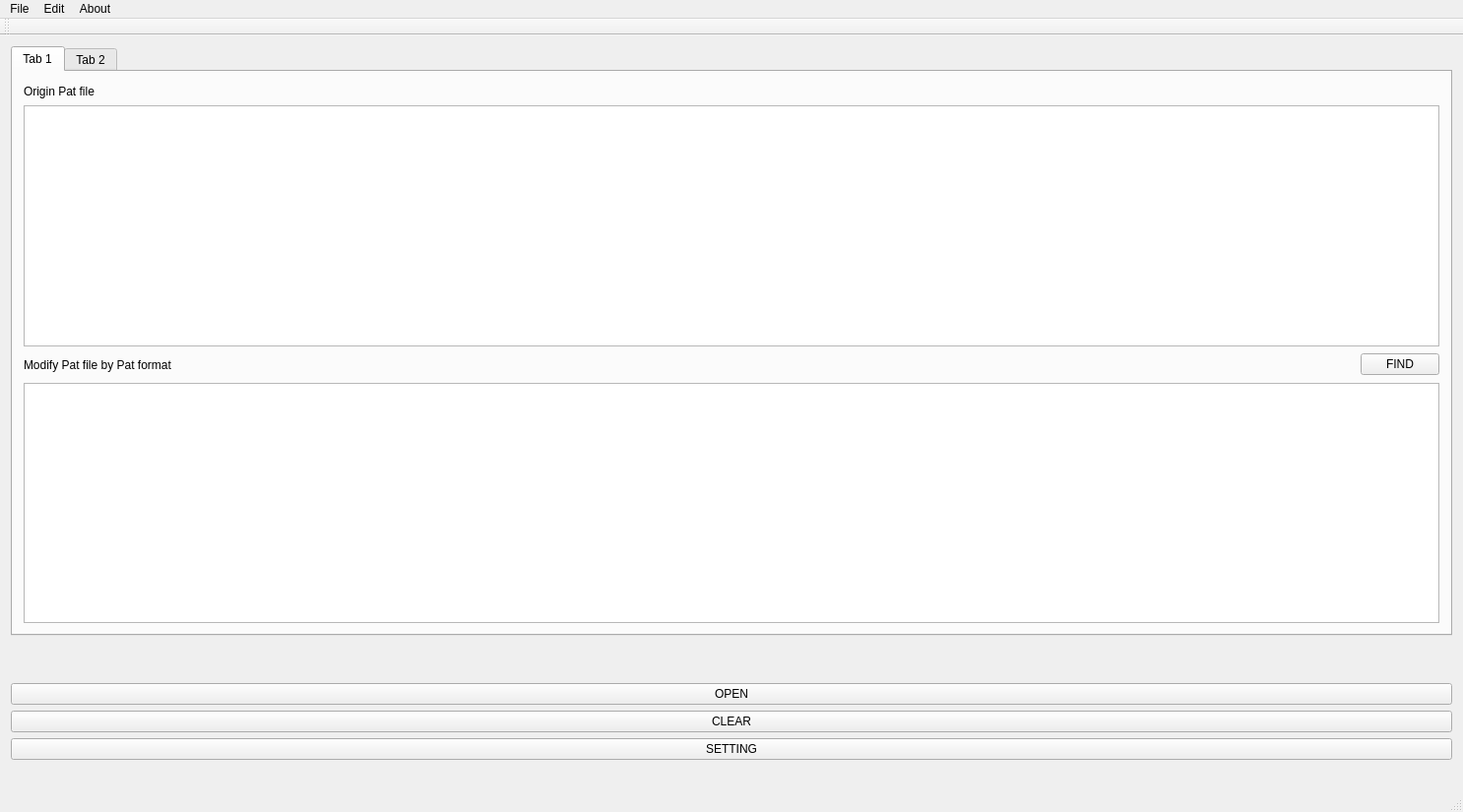
<?xml version="1.0" encoding="UTF-8"?>
<ui version="4.0">
 <class>MainWindow</class>
 <widget class="QMainWindow" name="MainWindow">
  <property name="geometry">
   <rect>
    <x>0</x>
    <y>0</y>
    <width>1486</width>
    <height>825</height>
   </rect>
  </property>
  <property name="windowTitle">
   <string>MainWindow</string>
  </property>
  <widget class="QWidget" name="centralWidget">
   <layout class="QVBoxLayout" name="verticalLayout_6">
    <item>
     <widget class="QTabWidget" name="tabWidget">
      <property name="currentIndex">
       <number>0</number>
      </property>
      <widget class="QWidget" name="tab_3">
       <attribute name="title">
        <string>Tab 1</string>
       </attribute>
       <layout class="QVBoxLayout" name="verticalLayout">
        <item>
         <layout class="QHBoxLayout" name="horizontalLayout_5">
          <item>
           <widget class="QLabel" name="label">
            <property name="text">
             <string>Origin Pat file</string>
            </property>
           </widget>
          </item>
          <item>
           <spacer name="horizontalSpacer_3">
            <property name="orientation">
             <enum>Qt::Horizontal</enum>
            </property>
            <property name="sizeHint" stdset="0">
             <size>
              <width>1343</width>
              <height>17</height>
             </size>
            </property>
           </spacer>
          </item>
         </layout>
        </item>
        <item>
         <widget class="QTableWidget" name="tableWidget"/>
        </item>
        <item>
         <layout class="QHBoxLayout" name="horizontalLayout_4">
          <item>
           <layout class="QHBoxLayout" name="horizontalLayout_3">
            <item>
             <widget class="QLabel" name="label_2">
              <property name="text">
               <string>Modify Pat file by Pat format</string>
              </property>
             </widget>
            </item>
            <item>
             <spacer name="horizontalSpacer">
              <property name="orientation">
               <enum>Qt::Horizontal</enum>
              </property>
              <property name="sizeHint" stdset="0">
               <size>
                <width>1158</width>
                <height>25</height>
               </size>
              </property>
             </spacer>
            </item>
           </layout>
          </item>
          <item>
           <widget class="QPushButton" name="modifyFindButton">
            <property name="text">
             <string>FIND</string>
            </property>
           </widget>
          </item>
         </layout>
        </item>
        <item>
         <widget class="QTextEdit" name="textEdit"/>
        </item>
       </layout>
       <zorder>tableWidget</zorder>
       <zorder>horizontalSpacer_3</zorder>
       <zorder>label</zorder>
       <zorder>horizontalSpacer</zorder>
       <zorder>label_2</zorder>
       <zorder>modifyFindButton</zorder>
       <zorder>modifyFindButton</zorder>
       <zorder>horizontalSpacer</zorder>
       <zorder>label_2</zorder>
       <zorder>textEdit</zorder>
       <zorder></zorder>
       <zorder></zorder>
       <zorder>informationLabel</zorder>
       <zorder>horizontalSpacer_2</zorder>
       <zorder></zorder>
      </widget>
      <widget class="QWidget" name="tab_4">
       <attribute name="title">
        <string>Tab 2</string>
       </attribute>
      </widget>
     </widget>
    </item>
    <item>
     <layout class="QVBoxLayout" name="verticalLayout_2"/>
    </item>
    <item>
     <spacer name="horizontalSpacer_2">
      <property name="orientation">
       <enum>Qt::Horizontal</enum>
      </property>
      <property name="sizeHint" stdset="0">
       <size>
        <width>1440</width>
        <height>42</height>
       </size>
      </property>
     </spacer>
    </item>
    <item>
     <layout class="QVBoxLayout" name="verticalLayout_5">
      <item>
       <layout class="QHBoxLayout" name="horizontalLayout_2">
        <item>
         <layout class="QHBoxLayout" name="horizontalLayout">
          <item>
           <layout class="QVBoxLayout" name="verticalLayout_3">
            <item>
             <widget class="QPushButton" name="openButton">
              <property name="text">
               <string>OPEN</string>
              </property>
             </widget>
            </item>
            <item>
             <widget class="QPushButton" name="clearButton">
              <property name="text">
               <string>CLEAR</string>
              </property>
             </widget>
            </item>
            <item>
             <widget class="QPushButton" name="settingButton">
              <property name="text">
               <string>SETTING</string>
              </property>
             </widget>
            </item>
           </layout>
          </item>
         </layout>
        </item>
       </layout>
      </item>
      <item>
       <widget class="QLabel" name="informationLabel">
        <property name="text">
         <string/>
        </property>
       </widget>
      </item>
     </layout>
    </item>
   </layout>
   <zorder>horizontalSpacer_2</zorder>
   <zorder></zorder>
   <zorder>tabWidget</zorder>
   <zorder></zorder>
  </widget>
  <widget class="QMenuBar" name="menuBar">
   <property name="geometry">
    <rect>
     <x>0</x>
     <y>0</y>
     <width>1486</width>
     <height>25</height>
    </rect>
   </property>
   <widget class="QMenu" name="menuFile">
    <property name="title">
     <string>File</string>
    </property>
    <addaction name="actionOpen"/>
   </widget>
   <widget class="QMenu" name="menuEdit">
    <property name="title">
     <string>Edit</string>
    </property>
    <addaction name="actionFind"/>
    <addaction name="actionSetting"/>
   </widget>
   <widget class="QMenu" name="menuAbout">
    <property name="title">
     <string>About</string>
    </property>
   </widget>
   <addaction name="menuFile"/>
   <addaction name="menuEdit"/>
   <addaction name="menuAbout"/>
  </widget>
  <widget class="QToolBar" name="mainToolBar">
   <attribute name="toolBarArea">
    <enum>TopToolBarArea</enum>
   </attribute>
   <attribute name="toolBarBreak">
    <bool>false</bool>
   </attribute>
  </widget>
  <widget class="QStatusBar" name="statusBar"/>
  <action name="actionOpen">
   <property name="text">
    <string>Open</string>
   </property>
  </action>
  <action name="actionFind">
   <property name="text">
    <string>Find</string>
   </property>
  </action>
  <action name="actionSetting">
   <property name="text">
    <string>Setting</string>
   </property>
  </action>
 </widget>
 <layoutdefault spacing="6" margin="11"/>
 <resources/>
 <connections/>
</ui>
